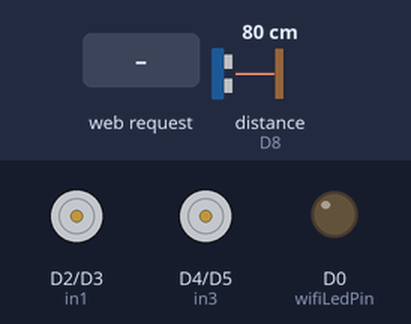
Recording of a sketch running on a simulated ESP8266 (NodeMCU). Parts: motor-driver pin pairs drawn as motors (green arrow = first pin HIGH = forward, orange = second pin HIGH = backward, longer = more drive, scaled by the enable pin), output pins drawn as LEDs (lit = HIGH). The test bench sets the inputs (shaded band); at power-on: distance to the obstacle (sensor on D8) 80 cm. The echo pulse lasts 58.3 µs per cm; WiFi joins after 1.5 s; servers stay silent unless stated; pins used as bus, display or sensor lines are not drawn; what the sketch prints to the serial monitor is not drawn.

Above: at 2.7 s.
2.8 s: HTTP request GET /?State=U_1 received
At 3.3 s:
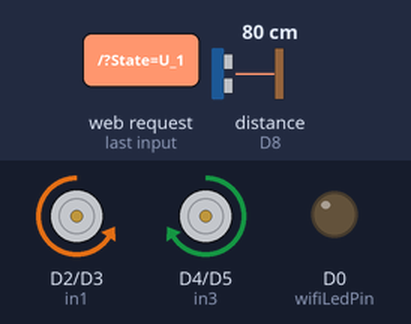
4.3 s: distance to the obstacle (sensor on D8) set to 33 cm
5.8 s: distance to the obstacle (sensor on D8) set to 27 cm
At 6.7 s:
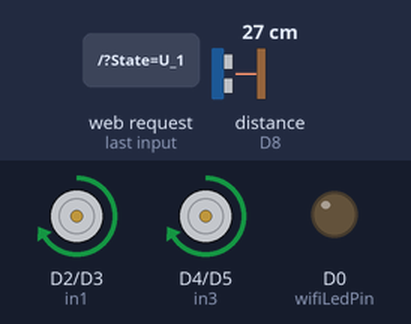
7.3 s: HTTP request GET /?State=U_0 received
At 8.6 s:
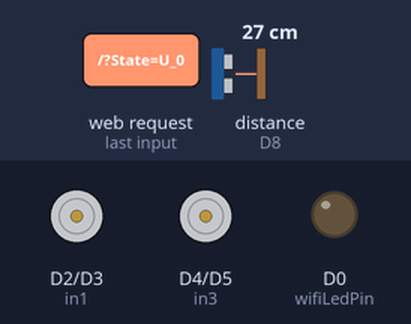
8.9 s: HTTP request GET /?State=B received
At 10.2 s:
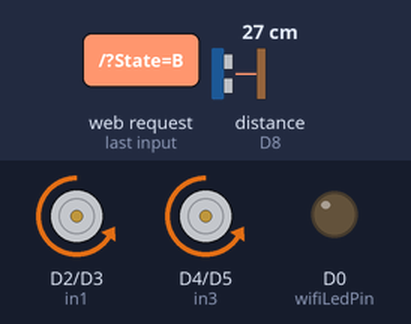
Timing chart, 0 to 11.4 s (numbered marks = the images above; inputs shaded):
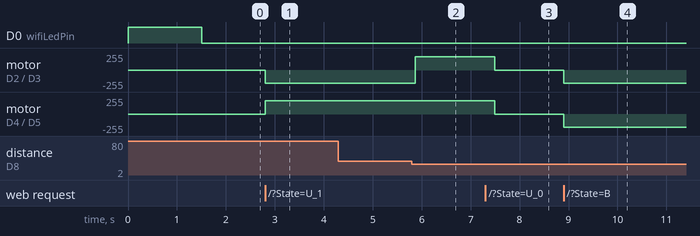

Measured:
- the behaviour switches between 30 and 29 cm on distance to the obstacle (sensor on D8) (found by bisection; images 1 and 2)
- after the input at 2.8 s, motor on D2 (in1) / D3 (in2): stopped → backward 199/255 at once; motor on D4 (in3) / D5 (in4): stopped → forward 199/255 at once
- after the input at 4.3 s, every drawn part: stays the same
- after the input at 5.8 s, motor on D2 (in1) / D3 (in2): backward 199/255 → forward 199/255 after 0.07 s
- after the input at 7.3 s, motor on D2 (in1) / D3 (in2), motor on D4 (in3) / D5 (in4): forward 199/255 → stopped after 0.19 s
- after the input at 8.9 s, motor on D2 (in1) / D3 (in2), motor on D4 (in3) / D5 (in4): stopped → backward 199/255 at once

The sketch:

car_sketch.ino
```cpp
/******************* WiFi Robot Remote + Object Follower Mode - L298N 2A ********************/
#include <ESP8266WiFi.h>
#include <ESP8266WebServer.h>
#include <ArduinoOTA.h>

// connections for drive Motor FR & BR
int enA = D1;
int in1 = D2;
int in2 = D3;
// connections for drive Motor FL & BL
int in3 = D4;
int in4 = D5;
int enB = D6;

// ultrasonic setup:
const int trigPin = D7;
const int echoPin = D8;
const int wifiLedPin = D0;

int distanceCm = 0;
int distanceKeep = 10;
int SPEED = 800;
bool isFollowing = false;

String command;
String sta_ssid = "";
String sta_password = "";

ESP8266WebServer server(80);
unsigned long previousMillis = 0;

void setup() {
  Serial.begin(115200);
  Serial.println();
  Serial.println("*WiFi Robot Remote + Object Follower Mode - L298N 2A*");
  Serial.println("-----------------------------------------------------");

  pinMode(trigPin, OUTPUT);
  pinMode(echoPin, INPUT);
  pinMode(wifiLedPin, OUTPUT);
  digitalWrite(wifiLedPin, HIGH);

  pinMode(enA, OUTPUT);
  pinMode(in1, OUTPUT);
  pinMode(in2, OUTPUT);
  pinMode(in3, OUTPUT);
  pinMode(in4, OUTPUT);
  pinMode(enB, OUTPUT);

  analogWrite(enA, SPEED);
  analogWrite(enB, SPEED);

  digitalWrite(in1, LOW);
  digitalWrite(in2, LOW);
  digitalWrite(in3, LOW);
  digitalWrite(in4, LOW);

  // Hostname
  String chip_id = String(ESP.getChipId(), HEX);
  chip_id = "wificar-" + chip_id.substring(chip_id.length() - 4);
  String hostname = chip_id;
  Serial.println("Hostname: " + hostname);

  // WiFi connect
  WiFi.mode(WIFI_STA);
  WiFi.begin(sta_ssid.c_str(), sta_password.c_str());
  Serial.println("Connecting to: " + sta_ssid);

  unsigned long currentMillis = millis();
  previousMillis = currentMillis;
  while (WiFi.status() != WL_CONNECTED && millis() - previousMillis <= 10000) {
    delay(500);
    Serial.print(".");
  }

  if (WiFi.status() == WL_CONNECTED) {
    Serial.println("\n*WiFi-STA-Mode*");
    Serial.print("IP: ");
    Serial.println(WiFi.localIP());
    digitalWrite(wifiLedPin, LOW);
  } else {
    WiFi.mode(WIFI_AP);
    WiFi.softAP(hostname.c_str());
    IPAddress myIP = WiFi.softAPIP();
    Serial.println("\nWiFi failed. AP Mode activated.");
    Serial.print("AP IP: ");
    Serial.println(myIP);
    digitalWrite(wifiLedPin, HIGH);
  }

  // Web + OTA
  server.on("/", HTTP_handleRoot);
  server.onNotFound(HTTP_handleRoot);
  server.begin();
  ArduinoOTA.begin();
}

void loop() {
  ArduinoOTA.handle();
  server.handleClient();

  command = server.arg("State");

  if (command == "U_1") {
    isFollowing = true;
    Serial.println("Object Following Mode ENABLED");
  }
  else if (command == "U_0") {
    isFollowing = false;
    Stop();
    Serial.println("Object Following Mode DISABLED");
  }

  if (isFollowing) {
    followObject();
    return;
  }

  // Remote commands
  if      (command == "F") Forward();
  else if (command == "B") Backward();
  else if (command == "R") TurnRight();
  else if (command == "L") TurnLeft();
  else if (command == "G") ForwardLeft();
  else if (command == "H") BackwardLeft();
  else if (command == "I") ForwardRight();
  else if (command == "J") BackwardRight();
  else if (command == "S") Stop();
  else if (command == "0") SPEED = 330;
  else if (command == "1") SPEED = 400;
  else if (command == "2") SPEED = 470;
  else if (command == "3") SPEED = 540;
  else if (command == "4") SPEED = 610;
  else if (command == "5") SPEED = 680;
  else if (command == "6") SPEED = 750;
  else if (command == "7") SPEED = 820;
  else if (command == "8") SPEED = 890;
  else if (command == "9") SPEED = 960;
  else if (command == "q") SPEED = 1023;
}

// Root Handler
void HTTP_handleRoot() {
  server.send(200, "text/html", "");
  if (server.hasArg("State")) {
    Serial.print("Command: ");
    Serial.println(server.arg("State"));
  }
}

// Ultrasonic distance function
int getDistance() {
  digitalWrite(trigPin, LOW);
  delayMicroseconds(2);
  digitalWrite(trigPin, HIGH);
  delayMicroseconds(10);
  digitalWrite(trigPin, LOW);

  int echoTime = pulseIn(echoPin, HIGH, 30000);
  int distance = echoTime / 58.26;
  return (distance > 0) ? distance : 999;
}

// Object follower logic
void followObject() {
  distanceCm = getDistance();
  Serial.print("Distance: ");
  Serial.println(distanceCm);

  if (distanceCm < distanceKeep && distanceCm >= 0) {
    Backward();
  }
  else if (distanceCm > (distanceKeep + 3) && distanceCm < (distanceKeep + 20)) {
    Forward();
  }
  else if (distanceCm > (distanceKeep + 20)) {
    TurnRight();
  }
  else if (distanceCm >= distanceKeep && distanceCm <= (distanceKeep + 3)) {
    Stop();
  }

  delay(200);
}

// Movement functions
void Forward() {
  analogWrite(enA, SPEED);
  analogWrite(enB, SPEED);
  digitalWrite(in1, HIGH); digitalWrite(in2, LOW);
  digitalWrite(in3, HIGH); digitalWrite(in4, LOW);
}

void Backward() {
  analogWrite(enA, SPEED);
  analogWrite(enB, SPEED);
  digitalWrite(in1, LOW); digitalWrite(in2, HIGH);
  digitalWrite(in3, LOW); digitalWrite(in4, HIGH);
}

void TurnRight() {
  analogWrite(enA, SPEED);
  analogWrite(enB, SPEED);
  digitalWrite(in1, LOW); digitalWrite(in2, HIGH);
  digitalWrite(in3, HIGH); digitalWrite(in4, LOW);
}

void TurnLeft() {
  analogWrite(enA, SPEED);
  analogWrite(enB, SPEED);
  digitalWrite(in1, HIGH); digitalWrite(in2, LOW);
  digitalWrite(in3, LOW); digitalWrite(in4, HIGH);
}

void ForwardLeft() {
  analogWrite(enA, SPEED);
  analogWrite(enB, SPEED / 3);
  digitalWrite(in1, HIGH); digitalWrite(in2, LOW);
  digitalWrite(in3, HIGH); digitalWrite(in4, LOW);
}

void BackwardLeft() {
  analogWrite(enA, SPEED);
  analogWrite(enB, SPEED / 3);
  digitalWrite(in1, LOW); digitalWrite(in2, HIGH);
  digitalWrite(in3, LOW); digitalWrite(in4, HIGH);
}

void ForwardRight() {
  analogWrite(enA, SPEED / 3);
  analogWrite(enB, SPEED);
  digitalWrite(in1, HIGH); digitalWrite(in2, LOW);
  digitalWrite(in3, HIGH); digitalWrite(in4, LOW);
}

void BackwardRight() {
  analogWrite(enA, SPEED / 3);
  analogWrite(enB, SPEED);
  digitalWrite(in1, LOW); digitalWrite(in2, HIGH);
  digitalWrite(in3, LOW); digitalWrite(in4, HIGH);
}

void Stop() {
  analogWrite(enA, 0);
  analogWrite(enB, 0);
  digitalWrite(in1, LOW); digitalWrite(in2, LOW);
  digitalWrite(in3, LOW); digitalWrite(in4, LOW);
}
```
